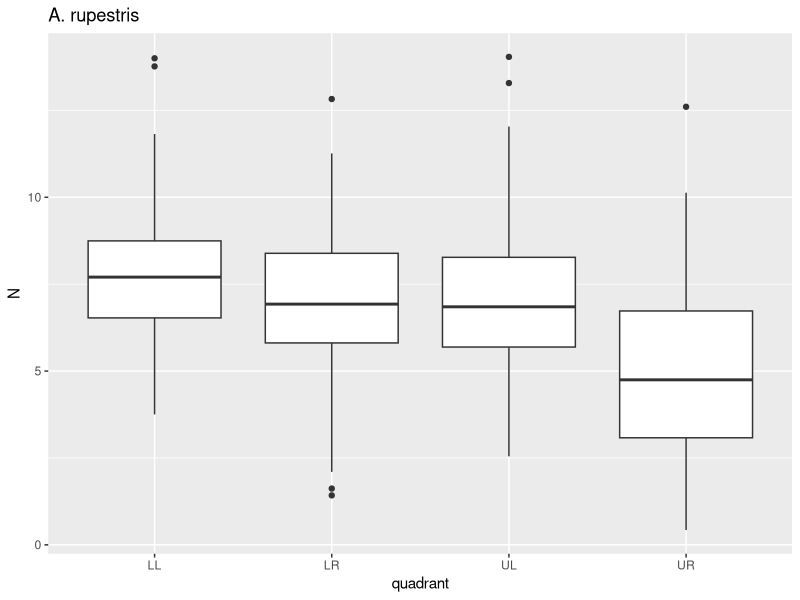
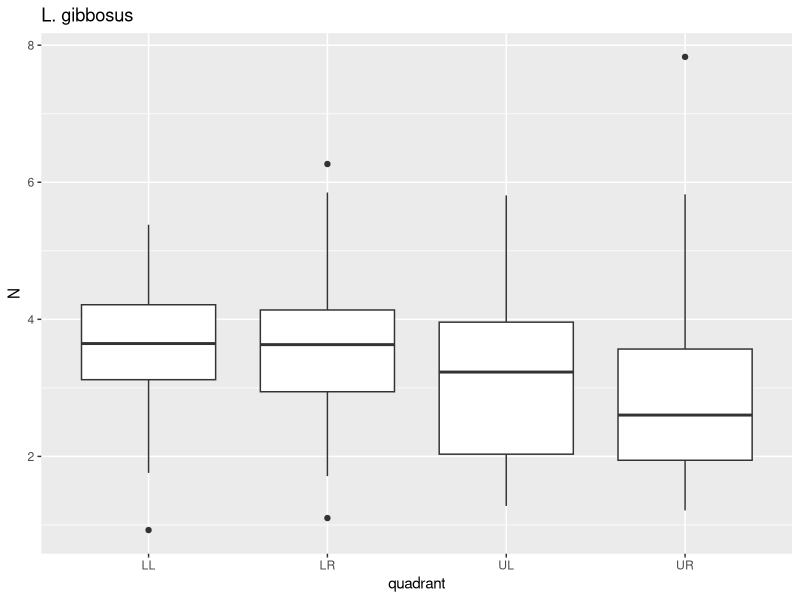
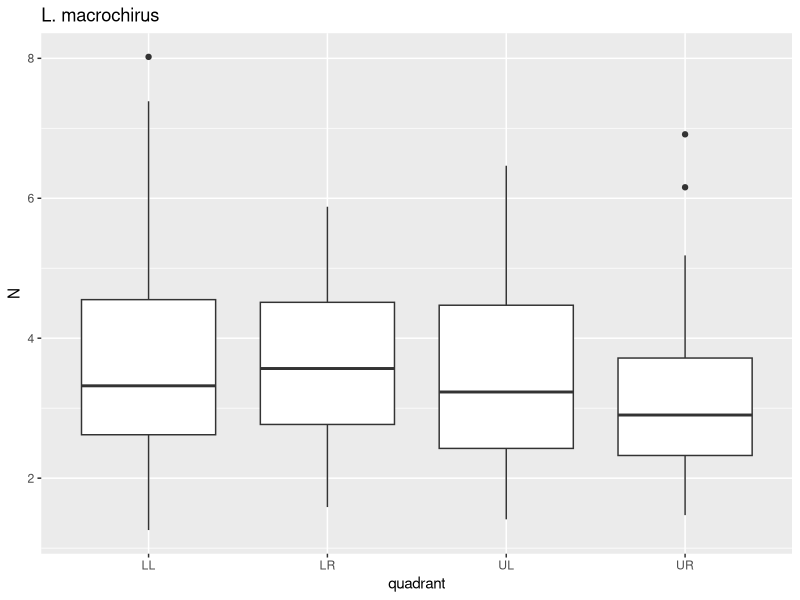
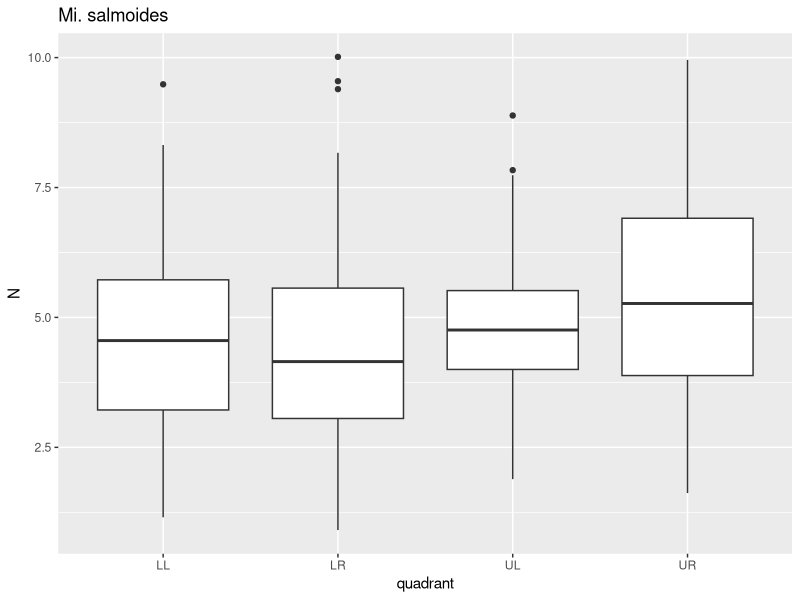
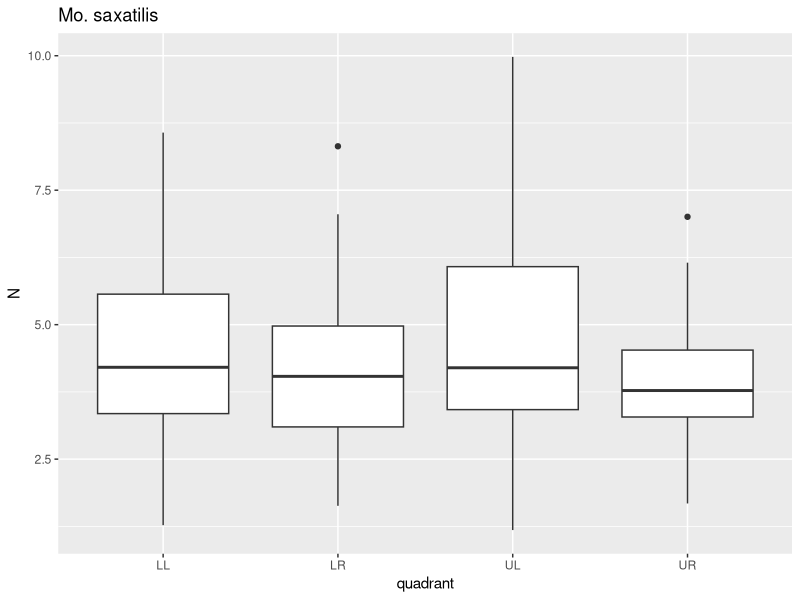
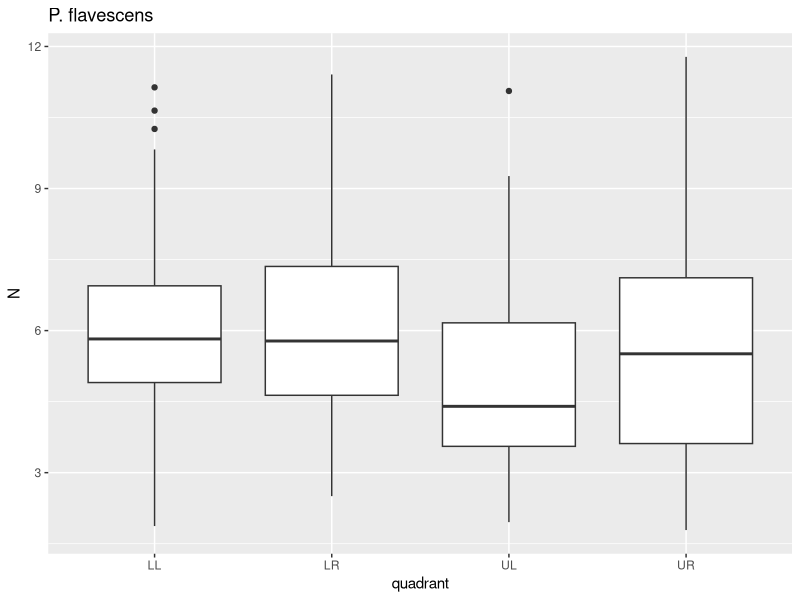
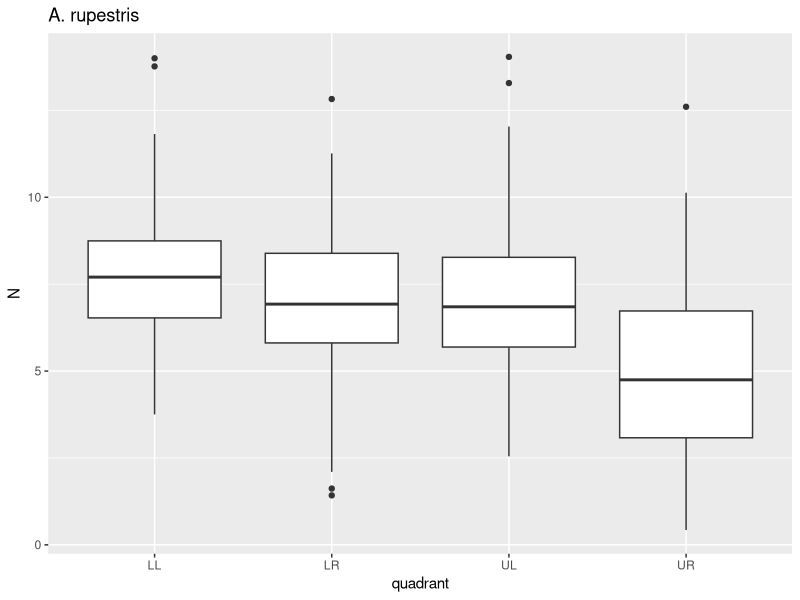
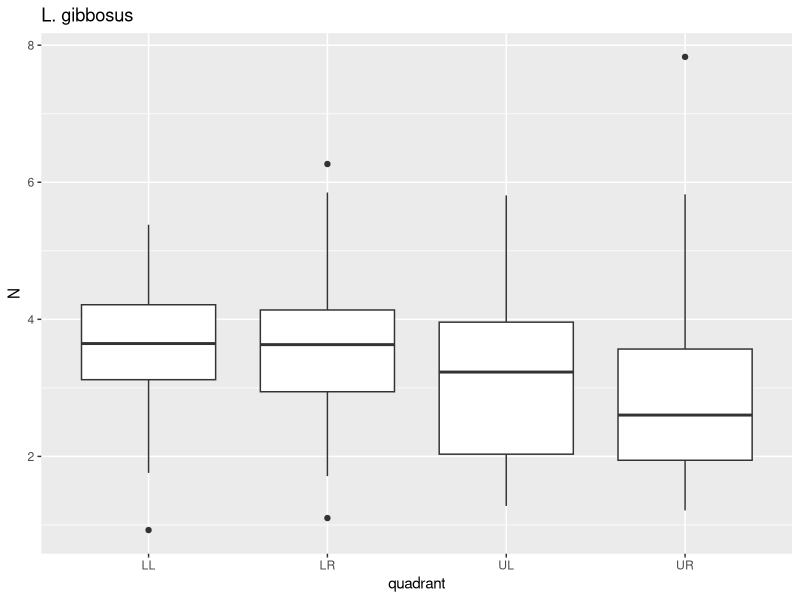

Write R code to recreate these figures, in order.
library(ggplot2)
library(tidyverse)
setwd("/Users/susyh./Desktop/BIOL3140/Module 1")
dat <- read.csv("scales.csv")
dim(dat)
head(dat)
class(dat$N)
class(dat$quadrant)
class(dat$species)
class(dat$specimen)
class(dat[,1])
class(dat[,2])
class(dat[,3])
class(dat[,4])
sapply(dat,class)
dat$species <- as.factor(dat$species)
species <- levels(dat$species)
species
length(species)
dat$species==species[1]
dat$species[dat$species==species[1]]
A.rup<-length(dat$species[dat$species==species[1]])
L.gib<-length(dat$species[dat$species==species[2]])
L.mac<-length(dat$species[dat$species==species[3]])
M.sal<-length(dat$species[dat$species==species[4]])
M.sax<-length(dat$species[dat$species==species[5]])
P.fla<-length(dat$species[dat$species==species[6]])
species.obs <- data.frame(sp=species,n=c(A.rup,L.gib,L.mac,M.sal,M.sax,P.fla))
species.obs
dat %>%
  group_by(species) %>%
  summarise(n = n())
species.n<- dat %>%
  group_by(species) %>%
  summarise(n = n())
species.n
for(i in 1:10) print(i)
for(i in species){
  p <- dat %>%
    filter(species==i)%>%
    ggplot()+geom_boxplot(aes(x=quadrant,y=N))+ggtitle(i)
  print(p)
}
pdf("species_quadrant.pdf")
for(i in species){
  p <- dat %>%
    filter(species==i)%>%
    ggplot()+geom_boxplot(aes(x=quadrant,y=N))+ggtitle(i)
  print(p)
}
dev.off()
list.files(pattern=".pdf")

